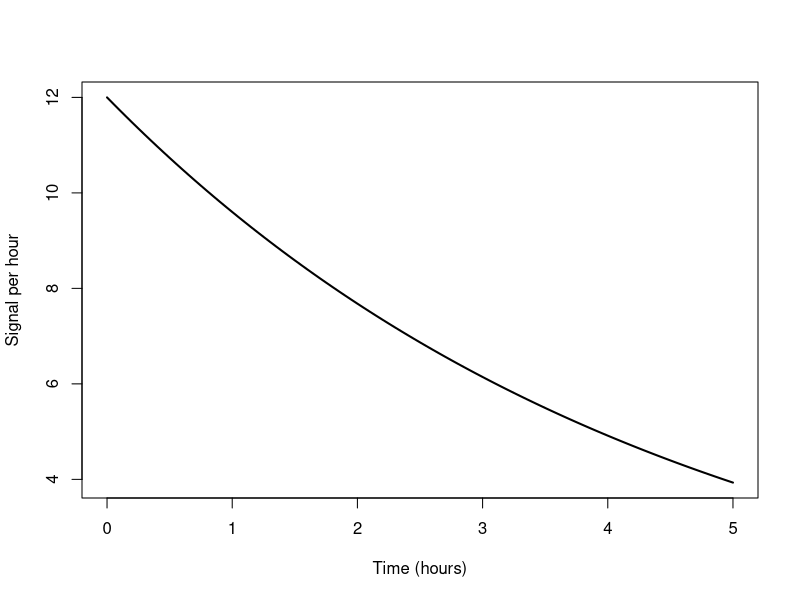

This figure's R source:
f <- function(t) 12 * 0.8^t
numeric_total <- integrate(f, 0, 5)$value
exact_total <- 12 * (0.8^5 - 1)/log(0.8)
cat('Numerical =', numeric_total, '\n')
cat('Analytical =', exact_total, '\n')
curve(f(x), from=0, to=5, lwd=2,
      xlab='Time (hours)', ylab='Signal per hour')
